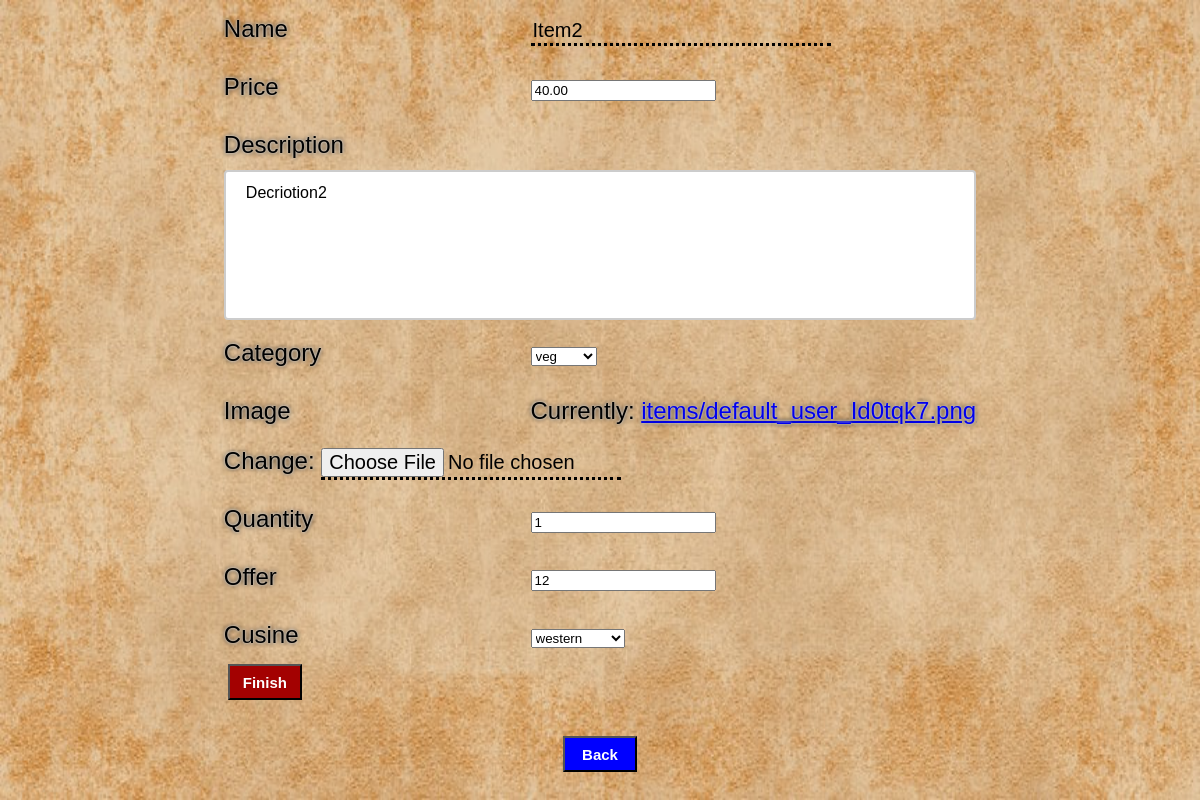
The app's page /update_item/2/, older data.
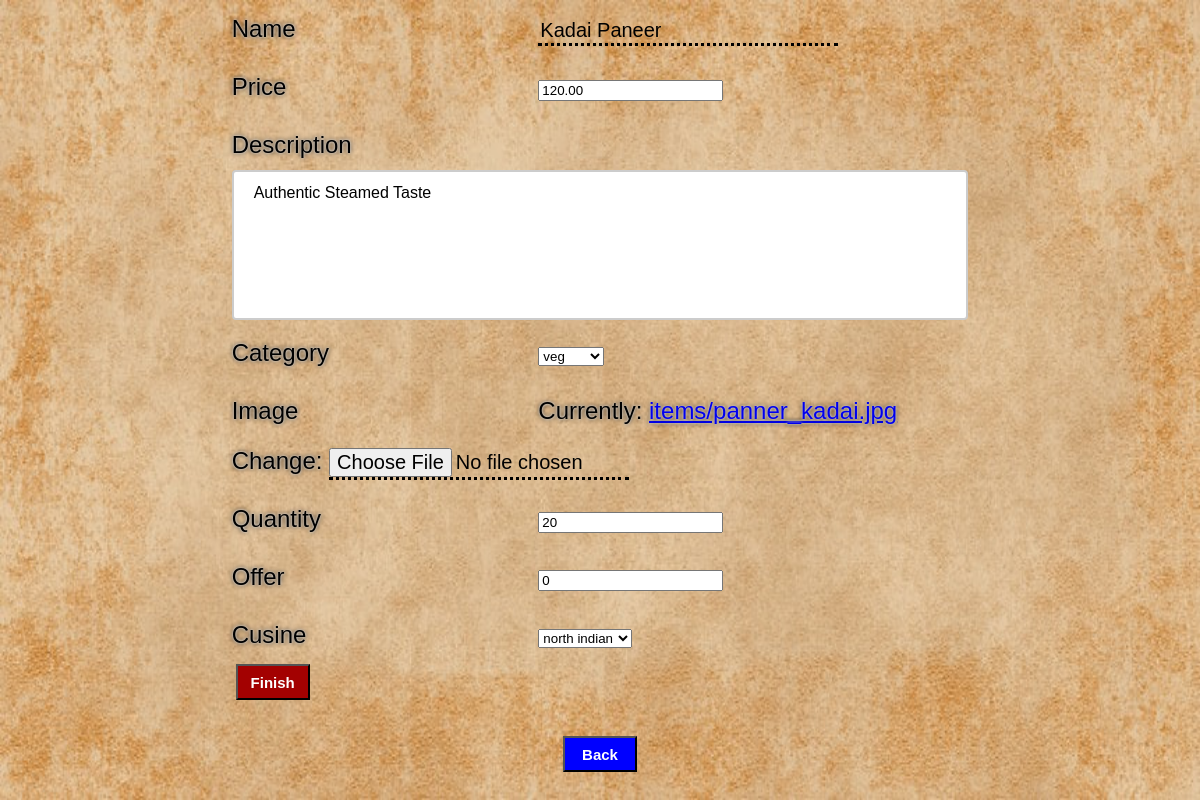
The same page, newer data.
### base/models.py (models this page shows, shortened)
class Items(models.Model):
    class Cusine(models.TextChoices):
        NORTH_INDIAN = 'NORTH INDIAN', 'north indian'
        CHINESE = 'CHINESE', 'chinese'
        SOUTH_INDIAN = 'SOUTH INDIAN', 'south indian'
        WESTERN = 'WESTERN', 'western'
    name = models.CharField(max_length=40)
    price = models.DecimalField(max_digits=5, decimal_places=2)
    description = models.TextField(max_length=200, null=True)
    category = models.CharField(max_length=8, choices=CustomerProfile.Preferences.choices ,default=CustomerProfile.Preferences.VEG)
    image = models.ImageField(upload_to="items/")
    quantity = models.PositiveIntegerField(null=True, validators=[MinValueValidator(0),])
    rating = models.DecimalField(max_digits=3, decimal_places=2, validators=[MinValueValidator(0.0), MaxValueValidator(5.0)], default=0,null=True)
    restaurant = models.ForeignKey(Restaurant,on_delete=models.CASCADE)
    offer = models.IntegerField(validators=[MaxValueValidator(100),MinValueValidator(0)],default=0)
    cusine = models.CharField(max_length=20, choices= Cusine.choices, default= Cusine.SOUTH_INDIAN)

### base/views.py (the view)
# urls.py: path('update_item/<str:pk>/', views.updateItem, name = 'update-item'),
def updateItem(request,pk):
    item = Items.objects.get(id = pk)
    form = ItemForm(instance= item)
    if request.method == 'POST':
        form = ItemForm(request.POST,request.FILES,instance = item)
        if form.is_valid():
            item = form.save(commit=False)
            item.save()
            return redirect('home')
    return render(request, "base/item_create.html",{'form': form})

### base/forms.py
class ItemForm(ModelForm):
    class Meta:
        model = Items
        exclude = ['rating','restaurant']

### base/templates/base/item_create.html (shortened to what this page needs)
{%load static%}
<html>
<head>
    <link rel="stylesheet" href="{%static 'styles/style.css'%}" />
</head>
<body class = "item-create">
    <form action="" method="POST" enctype="multipart/form-data">
        {%for field in form%}
        <div class = "table-addon">
            <label class="">
                {{field.label}}
            </label>
            {{field}}
        </div>
        {%endfor%}
            <input type="submit" value="Finish" style="margin-bottom: 20;"/>
    </form>
    <a href = "/" style="margin-bottom: 20;">
        <button class = "sub-button" style="background-color: blue;margin-left: auto;"> Back </button>
    </a>
</body>
</html>

Row changes from the older to the newer data that the page shows:
changed Items "veg": name "Item2" → "Kadai Paneer"; price "40.00" → "120.00"; description "Decriotion2" → "Authentic Steamed Taste"; quantity "1" → "20"; offer "12" → "0"; cusine "western" → "north indian"
Text that changed along with them:
text no longer shown: "Currently: items/default_user_Id0tqk7.png Change:"
text now shown: "Currently: items/panner_kadai.jpg Change:"
